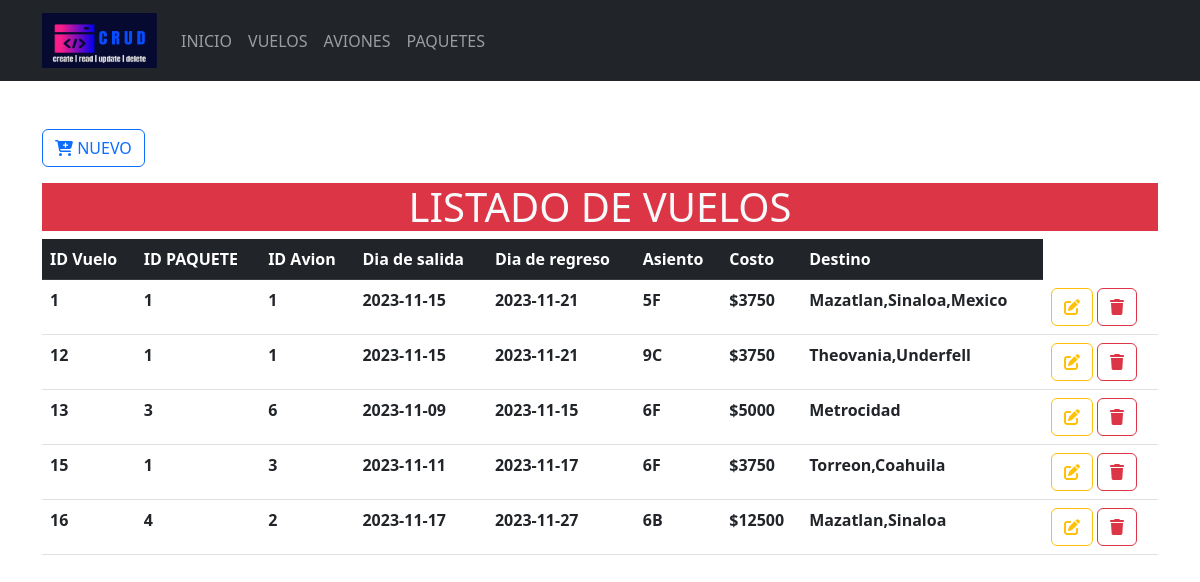
The page /Formularios/productos/index.php on the database its author committed.
### tables this page shows
CREATE TABLE `tbl_vuelo` (
  `idVuelo` int(50) NOT NULL,
  `idPaquete` int(50) NOT NULL,
  `diaSalida` date NOT NULL,
  `diaRegreso` date NOT NULL,
  `idAvion` int(50) NOT NULL,
  `Asiento` varchar(10) NOT NULL,
  `Costo` int(50) NOT NULL,
  `Destino` varchar(100) NOT NULL
);

### Formularios/productos/index.php (the view, shortened to what this page needs)
<?php
include_once("../../config/conexion.php")
?>
<!doctype html>
<html lang="es">
<head>
    <link rel="stylesheet" href="<?php echo base_url; ?>css/bootstrap.min.css">
<body>
    <header>
        <nav class="navbar navbar-expand-lg bg-dark" data-bs-theme="dark">
            <div class="container">
                <a class="navbar-brand" href="<?php echo base_url; ?>">
                    <img src="<?php echo base_url; ?>img/logo.png" alt="logo" height="55" width="115">
                </a>
                <div class="collapse navbar-collapse" id="mi-menu">
                    <ul class="navbar-nav">
                        <li class="nav-item">
                            <a class="nav-link" href="<?php echo base_url; ?>">INICIO</a>
                        </li>
                        <li class="nav-item">
                            <a class="nav-link" href="<?php echo base_url; ?>Formularios/productos/index.php">VUELOS</a>
                        </li>
                        <li class="nav-item">
                            <a class="nav-link" href="<?php echo base_url; ?>Formularios/categorias/index.php">AVIONES</a>
                        </li>
                        <li class="nav-item">
                            <a class="nav-link" href="<?php echo base_url; ?>Formularios/marcas/index.php">PAQUETES</a>
                        </li>
                    </ul>
                </div>
            </div>
        </nav>
    </header>
    <div class="container-lg mt-5">
        <a href="crear.php" type="button" class="btn btn-outline-primary mb-3">
            <i class="fa-solid fa-cart-plus fa-beat"></i>
            NUEVO
        </a>
        <h1 class="text-center bg-danger text-light ">LISTADO DE VUELOS</h1>
        <div class="table-responsive-sm">
            <table class="table table-hover">
                <thead class="table-dark">
                    <tr>
                        <th scope="col">ID Vuelo</th>
                        <th scope="col">ID PAQUETE</th>
                        <th scope="col">ID Avion</th>
                        <th scope="col">Dia de salida</th>
                        <th scope="col">Dia de regreso</th>
                        <th scope="col">Asiento</th>
                        <th scope="col">Costo</th>
                        <th scope="col">Destino</th>
                    </tr>
                </thead>
                <tbody>
                    <?php
                    $sql = $conexion->query("SELECT * FROM tbl_vuelo
                    -- INNER JOIN tbl_paquete ON tbl_paquete.idVuelo =  tbl_vuelo.idVuelo
                    -- INNER JOIN tbl_avion ON tbl_avion.idVuelo = tbl_vuelo.idVuelo
                    ");
                    while ($resultado = $sql->fetch_assoc()) {
                    ?>
                        <tr>
                            <th scope="row"><?php echo $resultado['idVuelo'] ?></th>
                            <th scope="row"><?php echo $resultado['idPaquete'] ?></th>
                            <th scope="row"><?php echo $resultado['idAvion'] ?></th>
                            <th scope="row"><?php echo $resultado['diaSalida'] ?></th>
                            <th scope="row"><?php echo $resultado['diaRegreso'] ?></th>
                            <th scope="row"><?php echo $resultado['Asiento'] ?></th>
                            <th scope="row">$<?php echo $resultado['Costo'] ?></th>
                            <th scope="row"><?php echo $resultado['Destino'] ?></th>
                            <th scope="row">
                                <a href="<?php echo base_url; ?>Formularios/productos/actualizar.php?Id=<?php echo $resultado['idVuelo'] ?>" class="btn btn-outline-warning">
                                    <i class="fa-solid fa-pen-to-square fa-beat"></i>
                                </a>
                                <a href="<?php echo base_url; ?>CRUDP/eliminarDatos.php?Id=<?php echo $resultado['idVuelo'] ?>" class="btn btn-outline-danger">
                                    <i class="fa-solid fa-trash fa-beat"></i>
                                </a>
                            </th>
                        </tr>
                    <?php
                    }
                    ?>
                </tbody>
            </table>
        </div>
    </div>
</body>
</html>

### rows shown on the page
tbl_vuelo: idVuelo "1", idPaquete "1", idAvion "1", diaSalida "2023-11-15", diaRegreso "2023-11-21", Asiento "5F", Costo "3750", Destino "Mazatlan,Sinaloa,Mexico"
tbl_vuelo: idVuelo "12", idPaquete "1", idAvion "1", diaSalida "2023-11-15", diaRegreso "2023-11-21", Asiento "9C", Costo "3750", Destino "Theovania,Underfell"
tbl_vuelo: idVuelo "13", idPaquete "3", idAvion "6", diaSalida "2023-11-09", diaRegreso "2023-11-15", Asiento "6F", Costo "5000", Destino "Metrocidad"
tbl_vuelo: idVuelo "15", idPaquete "1", idAvion "3", diaSalida "2023-11-11", diaRegreso "2023-11-17", Asiento "6F", Costo "3750", Destino "Torreon,Coahuila"
tbl_vuelo: idVuelo "16", idPaquete "4", idAvion "2", diaSalida "2023-11-17", diaRegreso "2023-11-27", Asiento "6B", Costo "12500", Destino "Mazatlan,Sinaloa"
